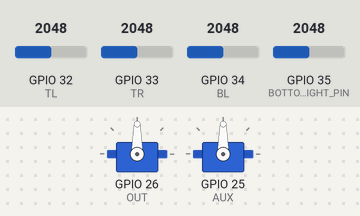
Recording of a sketch running on a simulated ESP32. Shown: 2 × servo. The test bench sets the inputs (shaded band); at power-on: GPIO 32 (TL) = 2048, GPIO 33 (TR) = 2048, GPIO 34 (BL) = 2048, GPIO 35 (BOTTOM_RIGHT_PIN) = 2048.

Above: at 1.2 s.
1.3 s: GPIO 32 (TL) set to 2224
2.8 s: GPIO 32 (TL) set to 2315
At 3.95 s:
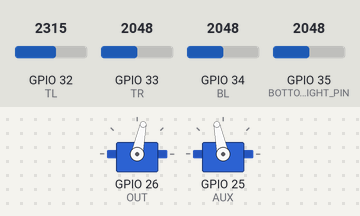
5.8 s: GPIO 33 (TR) set to 2157
At 5.95 s:
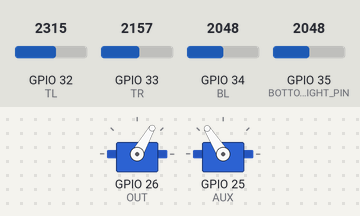
8.8 s: GPIO 34 (BL) set to 2162
At 8.95 s:
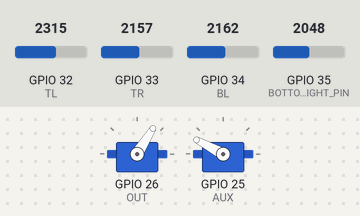
11.8 s: GPIO 35 (BOTTOM_RIGHT_PIN) set to 2866
At 11.95 s:
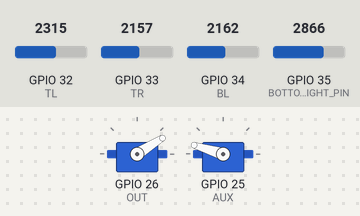
14.8 s: GPIO 33 (TR) set to 2866
At 16.75 s:
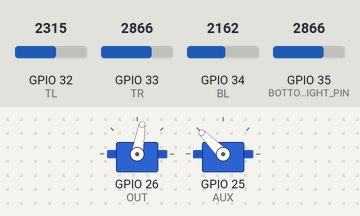
Timing chart, 0 to 22.3 s (numbered marks = the images above; inputs shaded):
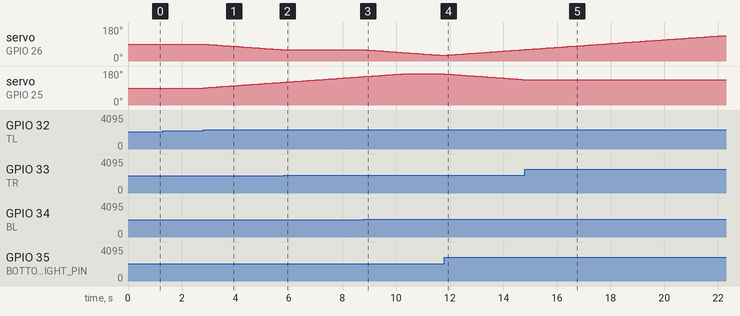

The sketch:

firmware.ino
```cpp
// Reconstructed 2026-10-23. New pin map; not the lost original firmware.
#include <Arduino.h>
#if defined(ESP32)
const int SENSOR=34, INPUT_A=27, INPUT_B=14, OUT=26, AUX=25;
const int ADC_MAXIMUM=4095;
#else
const int SENSOR=A0, INPUT_A=2, INPUT_B=3, OUT=8, AUX=9;
const int ADC_MAXIMUM=1023;
#endif
// OUT/AUX drive a transistor/module input, never an inductive load directly.
// Default OFF = LOW. Use a compatible active-HIGH driver for this reconstruction.

#if defined(ESP32)
#include <ESP32Servo.h>
#else
#include <Servo.h>
#endif

#if defined(ESP32)
const int TL=32,TR=33,BL=34,BOTTOM_RIGHT_PIN=35;
#else
const int TL=A0,TR=A1,BL=A2,BOTTOM_RIGHT_PIN=A3;
#endif
Servo panServo,tiltServo;int pan=90,tilt=90;unsigned long last=0;
int delta(int e){return abs(e)<ADC_MAXIMUM/20?0:(e>0?1:-1);}
void setup(){panServo.attach(OUT);tiltServo.attach(AUX);panServo.write(pan);tiltServo.write(tilt);}
void loop(){unsigned long now=millis();if(now-last<100)return;last=now;
 int tl=analogRead(TL),tr=analogRead(TR),bl=analogRead(BL),br=analogRead(BOTTOM_RIGHT_PIN);
 if(tl+tr+bl+br<ADC_MAXIMUM/4)return;
 pan=constrain(pan+delta((tr+br)-(tl+bl)),15,165);tilt=constrain(tilt+delta((tl+tr)-(bl+br)),15,165);
 panServo.write(pan);tiltServo.write(tilt);
}
```

Measured:
- the behaviour switches between 2251 and 2252 on GPIO 32 (TL) (found by bisection; images 0 and 1)
- the behaviour switches between 2111 and 2112 on GPIO 33 (TR) (found by bisection; images 1 and 2)
- the behaviour switches between 2093 and 2094 on GPIO 34 (BL) (found by bisection; images 2 and 3)
- after the input at 1.3 s, every drawn part: stays the same
- after the input at 2.8 s, servo on GPIO 26 (OUT): moves from 90° to 60° over 2.9 s, starting at once; servo on GPIO 25 (AUX): moves from 90° to 120° over 2.9 s, starting at once
- after the input at 5.8 s, servo on GPIO 26 (OUT): stays 60° (without the input it goes to 59° after 0.00 s)
- after the input at 8.8 s, servo on GPIO 26 (OUT): moves from 60° to 30° over 2.9 s, starting at once
- after the input at 11.8 s, servo on GPIO 25 (AUX): moves from 165° to 135° over 2.9 s, starting at once
- after the input at 14.8 s, servo on GPIO 25 (AUX): stays 135° (without the input it goes to 134° after 0.01 s)
